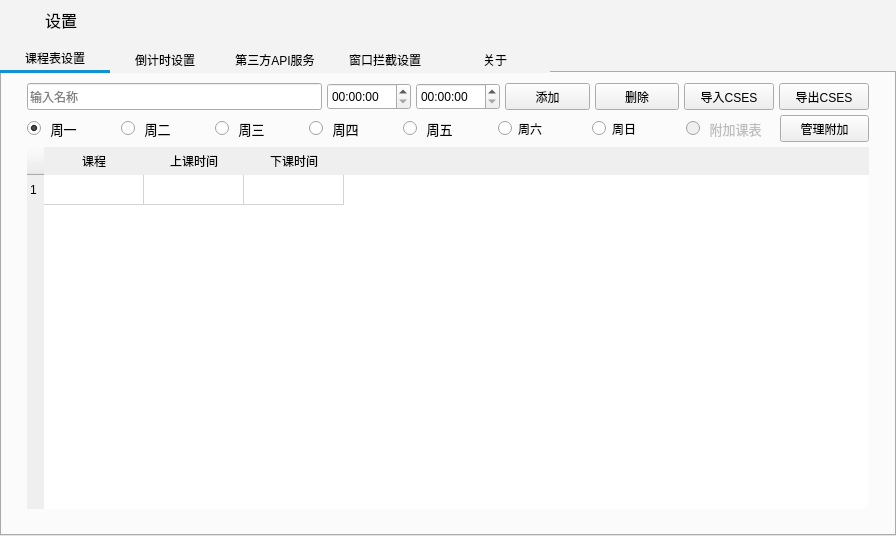
<?xml version="1.0" encoding="UTF-8"?>
<ui version="4.0">
 <class>TableEditWidget</class>
 <widget class="QWidget" name="TableEditWidget">
  <property name="geometry">
   <rect>
    <x>0</x>
    <y>0</y>
    <width>896</width>
    <height>536</height>
   </rect>
  </property>
  <property name="windowTitle">
   <string>设置</string>
  </property>
  <property name="styleSheet">
   <string notr="true">QWidget#TableEditWidget{
background: #f3f3f3;
}</string>
  </property>
  <layout class="QGridLayout" name="gridLayout" rowstretch="2,0">
   <property name="leftMargin">
    <number>0</number>
   </property>
   <property name="topMargin">
    <number>0</number>
   </property>
   <property name="rightMargin">
    <number>0</number>
   </property>
   <property name="bottomMargin">
    <number>0</number>
   </property>
   <item row="0" column="0">
    <widget class="QWidget" name="widget_2" native="true">
     <property name="minimumSize">
      <size>
       <width>0</width>
       <height>40</height>
      </size>
     </property>
     <property name="maximumSize">
      <size>
       <width>16777215</width>
       <height>40</height>
      </size>
     </property>
     <property name="styleSheet">
      <string notr="true">background:#f3f3f3;</string>
     </property>
     <layout class="QHBoxLayout" name="horizontalLayout_3" stretch="0,20">
      <item>
       <widget class="QLabel" name="label_9">
        <property name="minimumSize">
         <size>
          <width>30</width>
          <height>0</height>
         </size>
        </property>
        <property name="styleSheet">
         <string notr="true">image: url(&quot;:/res/setting.png&quot;);</string>
        </property>
        <property name="text">
         <string/>
        </property>
       </widget>
      </item>
      <item>
       <widget class="QLabel" name="label_2">
        <property name="sizePolicy">
         <sizepolicy hsizetype="Preferred" vsizetype="Ignored">
          <horstretch>0</horstretch>
          <verstretch>0</verstretch>
         </sizepolicy>
        </property>
        <property name="font">
         <font>
          <pointsize>12</pointsize>
         </font>
        </property>
        <property name="styleSheet">
         <string notr="true">color:#000000;
</string>
        </property>
        <property name="text">
         <string>设置</string>
        </property>
        <property name="alignment">
         <set>Qt::AlignmentFlag::AlignLeading|Qt::AlignmentFlag::AlignLeft|Qt::AlignmentFlag::AlignVCenter</set>
        </property>
       </widget>
      </item>
     </layout>
    </widget>
   </item>
   <item row="1" column="0">
    <widget class="FluentTabWidget" name="tabWidget">
     <property name="styleSheet">
      <string notr="true">QTabBar::tab{
background:#f3f3f3;
width:100%;
border-radius:0px;


padding:5px;
}
QTabBar::tab:hover{
background:rgb(217, 217, 217);
}
QTabBar::tab:selected{
border-bottom:3px solid #1191d3;
}

</string>
     </property>
     <property name="tabPosition">
      <enum>QTabWidget::TabPosition::North</enum>
     </property>
     <property name="tabShape">
      <enum>QTabWidget::TabShape::Rounded</enum>
     </property>
     <property name="currentIndex">
      <number>0</number>
     </property>
     <widget class="QWidget" name="tab">
      <attribute name="title">
       <string>课程表设置</string>
      </attribute>
      <layout class="QHBoxLayout" name="horizontalLayout_4">
       <property name="leftMargin">
        <number>0</number>
       </property>
       <property name="topMargin">
        <number>0</number>
       </property>
       <property name="rightMargin">
        <number>0</number>
       </property>
       <property name="bottomMargin">
        <number>0</number>
       </property>
       <item>
        <widget class="QWidget" name="widget" native="true">
         <layout class="QVBoxLayout" name="verticalLayout" stretch="0,0,5">
          <property name="spacing">
           <number>5</number>
          </property>
          <property name="leftMargin">
           <number>25</number>
          </property>
          <property name="topMargin">
           <number>10</number>
          </property>
          <property name="rightMargin">
           <number>25</number>
          </property>
          <property name="bottomMargin">
           <number>25</number>
          </property>
          <item>
           <layout class="QHBoxLayout" name="horizontalLayout" stretch="7,2,2,2,2,2,2">
            <item>
             <widget class="QLineEdit" name="lineEdit">
              <property name="minimumSize">
               <size>
                <width>0</width>
                <height>27</height>
               </size>
              </property>
              <property name="styleSheet">
               <string notr="true"/>
              </property>
              <property name="text">
               <string/>
              </property>
              <property name="placeholderText">
               <string>输入名称</string>
              </property>
              <property name="clearButtonEnabled">
               <bool>false</bool>
              </property>
             </widget>
            </item>
            <item>
             <widget class="QTimeEdit" name="timeEdit">
              <property name="minimumSize">
               <size>
                <width>0</width>
                <height>27</height>
               </size>
              </property>
              <property name="toolTip">
               <string>输入上课时间</string>
              </property>
              <property name="styleSheet">
               <string notr="true"/>
              </property>
             </widget>
            </item>
            <item>
             <widget class="QTimeEdit" name="timeEdit_2">
              <property name="minimumSize">
               <size>
                <width>0</width>
                <height>27</height>
               </size>
              </property>
              <property name="toolTip">
               <string>输入下课时间</string>
              </property>
              <property name="styleSheet">
               <string notr="true"/>
              </property>
             </widget>
            </item>
            <item>
             <widget class="QPushButton" name="pushButton">
              <property name="minimumSize">
               <size>
                <width>0</width>
                <height>27</height>
               </size>
              </property>
              <property name="styleSheet">
               <string notr="true"/>
              </property>
              <property name="text">
               <string>添加</string>
              </property>
             </widget>
            </item>
            <item>
             <widget class="QPushButton" name="deleteButton">
              <property name="minimumSize">
               <size>
                <width>0</width>
                <height>27</height>
               </size>
              </property>
              <property name="text">
               <string>删除</string>
              </property>
             </widget>
            </item>
            <item>
             <widget class="QPushButton" name="importCSES">
              <property name="minimumSize">
               <size>
                <width>90</width>
                <height>27</height>
               </size>
              </property>
              <property name="text">
               <string>导入CSES</string>
              </property>
             </widget>
            </item>
            <item>
             <widget class="QPushButton" name="outputCSES">
              <property name="minimumSize">
               <size>
                <width>90</width>
                <height>27</height>
               </size>
              </property>
              <property name="text">
               <string>导出CSES</string>
              </property>
             </widget>
            </item>
           </layout>
          </item>
          <item>
           <layout class="QHBoxLayout" name="horizontalLayout_2">
            <item>
             <widget class="QRadioButton" name="radioButton">
              <property name="minimumSize">
               <size>
                <width>0</width>
                <height>27</height>
               </size>
              </property>
              <property name="font">
               <font>
                <pointsize>10</pointsize>
               </font>
              </property>
              <property name="styleSheet">
               <string notr="true"/>
              </property>
              <property name="text">
               <string> 周一</string>
              </property>
              <property name="checked">
               <bool>true</bool>
              </property>
             </widget>
            </item>
            <item>
             <widget class="QRadioButton" name="radioButton_2">
              <property name="minimumSize">
               <size>
                <width>0</width>
                <height>27</height>
               </size>
              </property>
              <property name="font">
               <font>
                <pointsize>10</pointsize>
               </font>
              </property>
              <property name="styleSheet">
               <string notr="true"/>
              </property>
              <property name="text">
               <string> 周二</string>
              </property>
             </widget>
            </item>
            <item>
             <widget class="QRadioButton" name="radioButton_3">
              <property name="minimumSize">
               <size>
                <width>0</width>
                <height>27</height>
               </size>
              </property>
              <property name="font">
               <font>
                <pointsize>10</pointsize>
               </font>
              </property>
              <property name="styleSheet">
               <string notr="true"/>
              </property>
              <property name="text">
               <string> 周三</string>
              </property>
             </widget>
            </item>
            <item>
             <widget class="QRadioButton" name="radioButton_4">
              <property name="minimumSize">
               <size>
                <width>0</width>
                <height>27</height>
               </size>
              </property>
              <property name="font">
               <font>
                <pointsize>10</pointsize>
               </font>
              </property>
              <property name="styleSheet">
               <string notr="true"/>
              </property>
              <property name="text">
               <string> 周四</string>
              </property>
             </widget>
            </item>
            <item>
             <widget class="QRadioButton" name="radioButton_5">
              <property name="minimumSize">
               <size>
                <width>0</width>
                <height>27</height>
               </size>
              </property>
              <property name="font">
               <font>
                <pointsize>10</pointsize>
               </font>
              </property>
              <property name="styleSheet">
               <string notr="true"/>
              </property>
              <property name="text">
               <string> 周五</string>
              </property>
             </widget>
            </item>
            <item>
             <widget class="QRadioButton" name="radioButton_7">
              <property name="minimumSize">
               <size>
                <width>0</width>
                <height>27</height>
               </size>
              </property>
              <property name="text">
               <string>周六</string>
              </property>
             </widget>
            </item>
            <item>
             <widget class="QRadioButton" name="radioButton_8">
              <property name="minimumSize">
               <size>
                <width>0</width>
                <height>27</height>
               </size>
              </property>
              <property name="text">
               <string>周日</string>
              </property>
             </widget>
            </item>
            <item>
             <widget class="QRadioButton" name="radioButton_6">
              <property name="enabled">
               <bool>false</bool>
              </property>
              <property name="minimumSize">
               <size>
                <width>0</width>
                <height>27</height>
               </size>
              </property>
              <property name="font">
               <font>
                <pointsize>10</pointsize>
               </font>
              </property>
              <property name="styleSheet">
               <string notr="true"/>
              </property>
              <property name="text">
               <string> 附加课表</string>
              </property>
             </widget>
            </item>
            <item>
             <widget class="QPushButton" name="start_table_manager">
              <property name="minimumSize">
               <size>
                <width>0</width>
                <height>27</height>
               </size>
              </property>
              <property name="styleSheet">
               <string notr="true"/>
              </property>
              <property name="text">
               <string>管理附加</string>
              </property>
             </widget>
            </item>
           </layout>
          </item>
          <item>
           <widget class="QTableWidget" name="tableWidget">
            <property name="styleSheet">
             <string notr="true">QTableWidget{
background:#ffffff;
border-radius:10px;
}
QTableWidget::item{
border:none;
border-radius:3px;
}
QTableWidget::item:selected{
background:#1191d3;
}
QTableWidget::item:hover{
color:#000000;
background:rgb(217, 217, 217);
}
QHeaderView::section{
border-radius:3px;
text-align:center;
background:none;
padding:3px;
color:#000000;
}
QScrollBar::handle:vertical{
background:#1191d3;

}</string>
            </property>
            <row/>
            <column>
             <property name="text">
              <string>课程</string>
             </property>
            </column>
            <column>
             <property name="text">
              <string>上课时间</string>
             </property>
            </column>
            <column>
             <property name="text">
              <string>下课时间</string>
             </property>
            </column>
            <item row="0" column="0">
             <property name="text">
              <string/>
             </property>
            </item>
            <item row="0" column="1">
             <property name="text">
              <string/>
             </property>
            </item>
            <item row="0" column="2">
             <property name="text">
              <string/>
             </property>
            </item>
           </widget>
          </item>
         </layout>
        </widget>
       </item>
      </layout>
     </widget>
     <widget class="QWidget" name="tab_5">
      <attribute name="title">
       <string>倒计时设置</string>
      </attribute>
      <layout class="QVBoxLayout" name="verticalLayout_6">
       <item>
        <widget class="QCheckBox" name="timer_hide">
         <property name="maximumSize">
          <size>
           <width>16777215</width>
           <height>30</height>
          </size>
         </property>
         <property name="font">
          <font>
           <pointsize>12</pointsize>
          </font>
         </property>
         <property name="styleSheet">
          <string notr="true"/>
         </property>
         <property name="text">
          <string>不显示倒计时</string>
         </property>
        </widget>
       </item>
       <item>
        <layout class="QHBoxLayout" name="horizontalLayout_11">
         <item>
          <widget class="QLabel" name="label_8">
           <property name="text">
            <string>倒计时名称</string>
           </property>
          </widget>
         </item>
         <item>
          <widget class="QLineEdit" name="edit_name">
           <property name="minimumSize">
            <size>
             <width>0</width>
             <height>27</height>
            </size>
           </property>
           <property name="styleSheet">
            <string notr="true"/>
           </property>
          </widget>
         </item>
        </layout>
       </item>
       <item>
        <layout class="QHBoxLayout" name="horizontalLayout_12">
         <item>
          <widget class="QLabel" name="label_10">
           <property name="text">
            <string>倒计时英文名</string>
           </property>
          </widget>
         </item>
         <item>
          <widget class="QLineEdit" name="edit_name_eng">
           <property name="minimumSize">
            <size>
             <width>0</width>
             <height>27</height>
            </size>
           </property>
           <property name="styleSheet">
            <string notr="true"/>
           </property>
          </widget>
         </item>
        </layout>
       </item>
       <item>
        <layout class="QHBoxLayout" name="horizontalLayout_13" stretch="0,1">
         <item>
          <widget class="QLabel" name="label_11">
           <property name="text">
            <string>倒计时时间</string>
           </property>
          </widget>
         </item>
         <item>
          <widget class="QDateTimeEdit" name="timer_time">
           <property name="minimumSize">
            <size>
             <width>0</width>
             <height>27</height>
            </size>
           </property>
           <property name="styleSheet">
            <string notr="true"/>
           </property>
           <property name="dateTime">
            <datetime>
             <hour>11</hour>
             <minute>11</minute>
             <second>0</second>
             <year>2000</year>
             <month>1</month>
             <day>11</day>
            </datetime>
           </property>
          </widget>
         </item>
        </layout>
       </item>
       <item>
        <spacer name="verticalSpacer_4">
         <property name="orientation">
          <enum>Qt::Orientation::Vertical</enum>
         </property>
         <property name="sizeHint" stdset="0">
          <size>
           <width>20</width>
           <height>40</height>
          </size>
         </property>
        </spacer>
       </item>
       <item>
        <widget class="QPushButton" name="save_text_config">
         <property name="minimumSize">
          <size>
           <width>0</width>
           <height>30</height>
          </size>
         </property>
         <property name="styleSheet">
          <string notr="true"/>
         </property>
         <property name="text">
          <string>保存</string>
         </property>
        </widget>
       </item>
      </layout>
     </widget>
     <widget class="ExportAPISettingsTab" name="tab_8">
      <attribute name="title">
       <string>第三方API服务</string>
      </attribute>
     </widget>
     <widget class="WindowInterceptionTab" name="windowInterceptionTab">
      <attribute name="title">
       <string>窗口拦截设置</string>
      </attribute>
     </widget>
     <widget class="QWidget" name="tab_2">
      <attribute name="title">
       <string>关于</string>
      </attribute>
      <layout class="QVBoxLayout" name="verticalLayout_2" stretch="0,11,3,0,10">
       <item>
        <spacer name="verticalSpacer_2">
         <property name="orientation">
          <enum>Qt::Orientation::Vertical</enum>
         </property>
         <property name="sizeHint" stdset="0">
          <size>
           <width>20</width>
           <height>40</height>
          </size>
         </property>
        </spacer>
       </item>
       <item>
        <layout class="QHBoxLayout" name="horizontalLayout_5">
         <item>
          <widget class="ClickLabel" name="label">
           <property name="styleSheet">
            <string notr="true">image: url(&quot;:/res/icon.png&quot;);</string>
           </property>
           <property name="text">
            <string/>
           </property>
          </widget>
         </item>
         <item>
          <layout class="QVBoxLayout" name="verticalLayout_3" stretch="3,3,3">
           <item>
            <widget class="QLabel" name="label_3">
             <property name="minimumSize">
              <size>
               <width>0</width>
               <height>47</height>
              </size>
             </property>
             <property name="maximumSize">
              <size>
               <width>16777215</width>
               <height>47</height>
              </size>
             </property>
             <property name="font">
              <font>
               <pointsize>28</pointsize>
              </font>
             </property>
             <property name="text">
              <string>ClassTopLand</string>
             </property>
            </widget>
           </item>
           <item>
            <widget class="QLabel" name="label_4">
             <property name="minimumSize">
              <size>
               <width>0</width>
               <height>40</height>
              </size>
             </property>
             <property name="maximumSize">
              <size>
               <width>16777215</width>
               <height>40</height>
              </size>
             </property>
             <property name="font">
              <font>
               <pointsize>18</pointsize>
              </font>
             </property>
             <property name="text">
              <string>APP_VERSION</string>
             </property>
            </widget>
           </item>
           <item>
            <widget class="QLabel" name="label_5">
             <property name="minimumSize">
              <size>
               <width>0</width>
               <height>28</height>
              </size>
             </property>
             <property name="maximumSize">
              <size>
               <width>16777215</width>
               <height>28</height>
              </size>
             </property>
             <property name="font">
              <font>
               <pointsize>14</pointsize>
              </font>
             </property>
             <property name="text">
              <string>Powered By Aero8m</string>
             </property>
            </widget>
           </item>
          </layout>
         </item>
        </layout>
       </item>
       <item>
        <layout class="QHBoxLayout" name="horizontalLayout_8" stretch="1,0,1,1,1">
         <item>
          <spacer name="horizontalSpacer">
           <property name="orientation">
            <enum>Qt::Orientation::Horizontal</enum>
           </property>
           <property name="sizeHint" stdset="0">
            <size>
             <width>40</width>
             <height>20</height>
            </size>
           </property>
          </spacer>
         </item>
         <item>
          <widget class="QLabel" name="label_6">
           <property name="font">
            <font>
             <pointsize>14</pointsize>
            </font>
           </property>
           <property name="text">
            <string>&lt;html&gt;&lt;head/&gt;&lt;body&gt;&lt;p&gt;项目地址：&lt;/p&gt;&lt;/body&gt;&lt;/html&gt;</string>
           </property>
           <property name="alignment">
            <set>Qt::AlignmentFlag::AlignCenter</set>
           </property>
          </widget>
         </item>
         <item>
          <widget class="QPushButton" name="pushButton_3">
           <property name="minimumSize">
            <size>
             <width>147</width>
             <height>30</height>
            </size>
           </property>
           <property name="styleSheet">
            <string notr="true">QPushButton{
	border-radius: 3px; /* 边框圆角 */
	color:#ffffff;
	background-color: #1191d3; /* 背景颜色 */
	padding:3px;

}
QPushButton:hover{
background:rgb(11, 96, 139);
}
</string>
           </property>
           <property name="text">
            <string>Github</string>
           </property>
           <property name="icon">
            <iconset resource="../../res.qrc">
             <normaloff>:/res/github.png</normaloff>:/res/github.png</iconset>
           </property>
          </widget>
         </item>
         <item>
          <widget class="QPushButton" name="btn_abLink">
           <property name="minimumSize">
            <size>
             <width>147</width>
             <height>30</height>
            </size>
           </property>
           <property name="styleSheet">
            <string notr="true">QPushButton{
	border-radius: 3px; /* 边框圆角 */
	color:#ffffff;
	background-color: #1DC7C1; /* 背景颜色 */
	padding:3px;

}
QPushButton:hover{
background:rgb(11, 96, 139);
}
</string>
           </property>
           <property name="text">
            <string>Aero8m AutoBuild</string>
           </property>
           <property name="icon">
            <iconset resource="../../res.qrc">
             <normaloff>:/res/aero8m.gif</normaloff>:/res/aero8m.gif</iconset>
           </property>
          </widget>
         </item>
         <item>
          <spacer name="horizontalSpacer_2">
           <property name="orientation">
            <enum>Qt::Orientation::Horizontal</enum>
           </property>
           <property name="sizeHint" stdset="0">
            <size>
             <width>40</width>
             <height>20</height>
            </size>
           </property>
          </spacer>
         </item>
        </layout>
       </item>
       <item>
        <widget class="QLabel" name="label_13">
         <property name="text">
          <string>注意：本应用现采用自动编译模式，会有不稳定现象，有bug请等待修复
本应用由雨云提供计算服务

</string>
         </property>
         <property name="alignment">
          <set>Qt::AlignmentFlag::AlignCenter</set>
         </property>
        </widget>
       </item>
       <item>
        <spacer name="verticalSpacer">
         <property name="orientation">
          <enum>Qt::Orientation::Vertical</enum>
         </property>
         <property name="sizeHint" stdset="0">
          <size>
           <width>20</width>
           <height>40</height>
          </size>
         </property>
        </spacer>
       </item>
      </layout>
     </widget>
    </widget>
   </item>
  </layout>
 </widget>
 <customwidgets>
  <customwidget>
   <class>WindowInterceptionTab</class>
   <extends>QWidget</extends>
   <header>WindowInterceptionTab/WindowInterceptionTab.h</header>
  </customwidget>
  <customwidget>
   <class>ClickLabel</class>
   <extends>QLabel</extends>
   <header>ClickLabel/ClickLabel.h</header>
  </customwidget>
  <customwidget>
   <class>ExportAPISettingsTab</class>
   <extends>QWidget</extends>
   <header>ExportAPISettingsTab/ExportAPISettingsTab.h</header>
   <container>1</container>
  </customwidget>
  <customwidget>
   <class>FluentTabWidget</class>
   <extends>QTabWidget</extends>
   <header>FluentTabWidget/FluentTabWidget.h</header>
   <container>1</container>
  </customwidget>
 </customwidgets>
 <resources>
  <include location="../../res.qrc"/>
 </resources>
 <connections/>
</ui>
